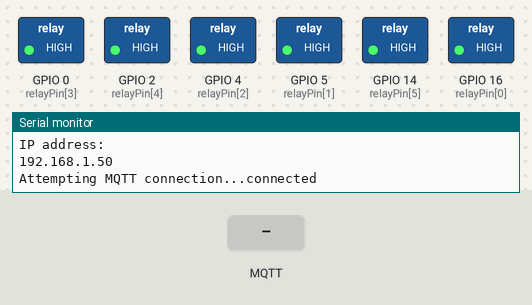
A sketch run on a simulated ESP8266 (NodeMCU). On the bench: switched loads named in the sketch (green lamp = pin HIGH), the last lines printed to the serial monitor. The test bench sets the inputs (shaded band). WiFi joins after 1.5 s; servers stay silent unless stated; random numbers use the default seed unless the sketch sets one; no MQTT or app messages arrive unless stated.

Above: at 2.7 s.
2.8 s: MQTT message "1" arrives on the first subscribed topic
At 4.5 s:
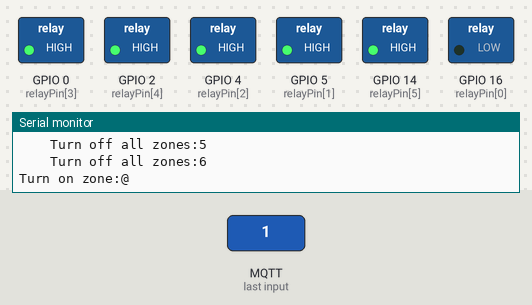
4.8 s: MQTT message "2" arrives on the first subscribed topic
At 6.3 s:
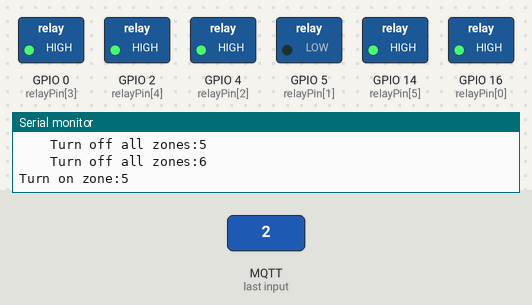
6.8 s: MQTT message "6" arrives on the first subscribed topic
At 7.8 s:
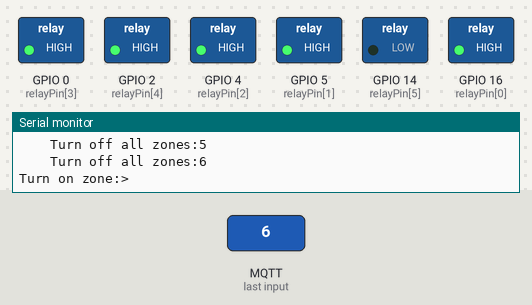
8.8 s: MQTT message "3" arrives on the first subscribed topic
At 10.5 s:
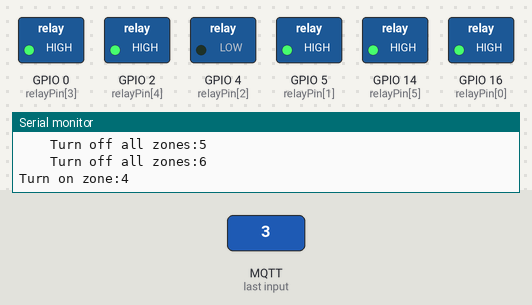
10.8 s: MQTT message "4" arrives on the first subscribed topic
At 12.1 s:
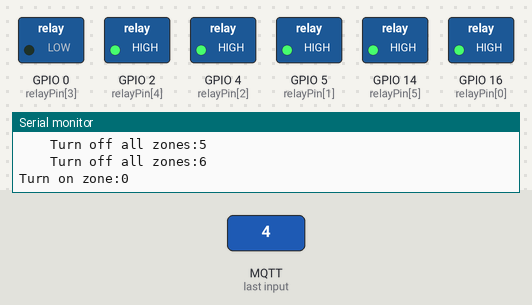
12.8 s: MQTT message "5" arrives on the first subscribed topic
At 13.6 s:
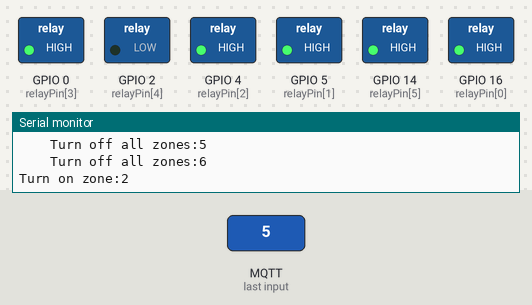
Timing chart, 0 to 15.8 s (numbered marks = the images above; inputs shaded):
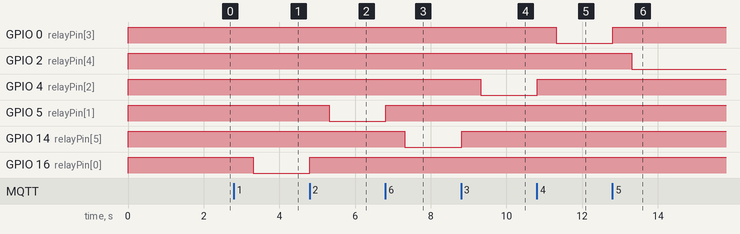

Measured:
- after the input at 2.8 s, GPIO 16 (relayPin[0]): HIGH → LOW after 0.51 s
- after the input at 4.8 s, GPIO 5 (relayPin[1]): HIGH → LOW after 0.52 s; GPIO 16 (relayPin[0]): LOW → HIGH at once
- after the input at 6.8 s, GPIO 5 (relayPin[1]): LOW → HIGH at once; GPIO 14 (relayPin[5]): HIGH → LOW after 0.51 s
- after the input at 8.8 s, GPIO 4 (relayPin[2]): HIGH → LOW after 0.51 s; GPIO 14 (relayPin[5]): LOW → HIGH at once
- after the input at 10.8 s, GPIO 0 (relayPin[3]): HIGH → LOW after 0.51 s; GPIO 4 (relayPin[2]): LOW → HIGH at once
- after the input at 12.8 s, GPIO 0 (relayPin[3]): LOW → HIGH at once; GPIO 2 (relayPin[4]): HIGH → LOW after 0.51 s

The sketch:

irrigation_controller.ino
```cpp
/* ESP8266 + MQTT Irrigation Controller
 * Controls 8 zone relay via external MQTT commands
 * Allows for 2 areas, each with 8 zones.  Defined in const as Frontyard and Backyard
 * Only one zone in either area is allowed to be on at once
 * Author: Ricky Hervey
 */

#include <PubSubClient.h>
#include <ESP8266WiFi.h>
#include <ESP8266mDNS.h>
#include <WiFiUdp.h>
#include <WiFiManager.h>
#include <ArduinoOTA.h>

// Update these with values suitable for your network.

const char* ssid = "{SSID}";
const char* password = "{password}";
const char* mqtt_server = "{IP_ADRESS}"; // server or URL of MQTT broker
const char* mqtt_serverName = "";
const char* mqtt_serverPass = "";
const char* espName = "House Irrigation Controller";

String clientName = "Irrigation-"; // just a name used to talk to MQTT broker
String macName;
char* zoneTopic = "irrigation/zone/active";
char* statusTopic = "irrigation/zone/+/status/";
char message_buff[100];

int relayPin[] ={16, 5, 4, 0, 2, 14};
int zonesAmount = sizeof(relayPin)/sizeof(relayPin[0]);

const char*  publishTopic;
unsigned long statusPublishPeriod = 60000; //ms, set to 1 minute for testing
unsigned long statusLastTransmit = 0;
unsigned long statusLastZoneActivation = 0;

unsigned long maxinterval = 1200000; //(ms) - 30 minutes max sprinkler on time
unsigned long resetPeriod = 86400000; // 1 day - this is the period after which we restart the CPU

WiFiClient wifiClient;
PubSubClient clientMQTT(wifiClient);
long lastMsg = 0;
char msg[50];
int value = 0;

//Setup WiFi Connection
void setup_wifi() {

  WiFiManager wifiManager;
  wifiManager.setTimeout(30);

  if(!wifiManager.autoConnect("AutoConnectAP")) {
    Serial.println("failed to connect and hit timeout");
    delay(3000);
    //reset and try again, or maybe put it to deep sleep
    ESP.reset();
    delay(5000);
  }

  Serial.println("Connected.");
  Serial.println("");
  Serial.println("WiFi connected");
  Serial.println("IP address: ");
  Serial.println(WiFi.localIP());
}
//End of setup Wifi Connection


//Turn Off all zones function
void turnOffAllZones() {
  Serial.println("Turn off all zones -> ");
  for (int i = 0; i < zonesAmount; ++i) {
    Serial.print("    Turn off all zones:");
    Serial.println(i+1);
    pinMode(relayPin[i], OUTPUT);
    digitalWrite(relayPin[i], HIGH);
    statusLastZoneActivation = 0;
    }
}

void turnOnZone(int p) {
  delay(500);
  char charValue = p+'0';
  Serial.printf("Turn on zone:%c", charValue);
  digitalWrite(p, LOW);
}

//Read mqqt topic payload
void callback(char* topic, byte* payload, unsigned int length) {
  Serial.print("Message arrived [");
  Serial.print(topic);
  Serial.print("] ");
  for (int i = 0; i < length; i++) {
    Serial.print((char)payload[i]);
  }
  Serial.println();

  // Switch on the LED if an 1 was received as first character
  if (String(topic) == String(zoneTopic)) {
    if ((char)payload[0] == '1') {
      turnOffAllZones();
      turnOnZone(16);
      statusLastZoneActivation = millis();
    }
    else if((char)payload[0] == '2') {
      turnOffAllZones();
      turnOnZone(5);
      statusLastZoneActivation = millis();
    }
    else if((char)payload[0] == '3') {
      turnOffAllZones();
      turnOnZone(4);
      statusLastZoneActivation = millis();
    }
    else if((char)payload[0] == '4') {
      turnOffAllZones();
      turnOnZone(0);
      statusLastZoneActivation = millis();
    }
    else if((char)payload[0] == '5') {
      turnOffAllZones();
      turnOnZone(2);
      statusLastZoneActivation = millis();
    }
    else if((char)payload[0] == '6') {
      turnOffAllZones();
      turnOnZone(14);
      statusLastZoneActivation = millis();
    }
    else {
      turnOffAllZones();
    }
  }
}

//Reconnect if deisconnected
  void reconnect() {
  // Loop until we're reconnected
  while (!clientMQTT.connected()) {
    Serial.print("Attempting MQTT connection...");
    // Create a random client ID
    clientName += String(random(0xffff), HEX);
    // Attempt to connect
    if (clientMQTT.connect(clientName.c_str())) {
      Serial.println("connected");
      // Once connected, publish an announcement...
      clientMQTT.publish("outTopic", "hello world");
      // ... and resubscribe
      clientMQTT.subscribe(zoneTopic);
    } else {
      Serial.print("failed, rc=");
      Serial.print(clientMQTT.state());
      Serial.println(" try again in 5 seconds");
      // Wait 5 seconds before retrying
      delay(5000);
    }
  }
}

//Setup finction
void setup() {
  pinMode(16, OUTPUT);     // Initialize the BUILTIN_LED pin as an output
  pinMode(5, OUTPUT);
  pinMode(4, OUTPUT);
  pinMode(0, OUTPUT);
  pinMode(2, OUTPUT);
  pinMode(14, OUTPUT);

  turnOffAllZones();

  Serial.begin(115200);
  setup_wifi();
  clientMQTT.setServer(mqtt_server, 1883);
  clientMQTT.setCallback(callback);

  ArduinoOTA.onStart([]() {
    String type;
    if (ArduinoOTA.getCommand() == U_FLASH) {
      type = "sketch";
    } else { // U_SPIFFS
      type = "filesystem";
    }

    // NOTE: if updating SPIFFS this would be the place to unmount SPIFFS using SPIFFS.end()
    Serial.println("Start updating " + type);
  });
  ArduinoOTA.onEnd([]() {
    Serial.println("\nEnd");
  });
  ArduinoOTA.onProgress([](unsigned int progress, unsigned int total) {
    Serial.printf("Progress: %u%%\r", (progress / (total / 100)));
  });
  ArduinoOTA.onError([](ota_error_t error) {
    Serial.printf("Error[%u]: ", error);
    if (error == OTA_AUTH_ERROR) {
      Serial.println("Auth Failed");
    } else if (error == OTA_BEGIN_ERROR) {
      Serial.println("Begin Failed");
    } else if (error == OTA_CONNECT_ERROR) {
      Serial.println("Connect Failed");
    } else if (error == OTA_RECEIVE_ERROR) {
      Serial.println("Receive Failed");
    } else if (error == OTA_END_ERROR) {
      Serial.println("End Failed");
    }
  });
  ArduinoOTA.begin();
}

//Main loop
void loop() {
   ArduinoOTA.handle();
  if (!clientMQTT.connected()) {
    reconnect();
  }
  clientMQTT.loop();

  // reset after a day to avoid memory leaks
  if(millis()>resetPeriod){
    Serial.println("Reastarting after 24hours uptime...");
    ESP.restart();
  }

  //Turn off all zones after max runtime interval exceed
  long runTime = millis() - statusLastZoneActivation;
  if (runTime > maxinterval && statusLastZoneActivation != 0) {
    Serial.println("Runtime limit exceed, turn off all zones");
    //clientMQTT.publish("outTopic", 0);
    turnOffAllZones();
  }

  long now = millis();

  if (now - lastMsg > statusPublishPeriod) {
    lastMsg = now;
    ++value;
    snprintf (msg, 50, "hello world #%ld", value);
    Serial.println("Alive");
    clientMQTT.publish("irrigation/controller/status", "alive");
  }
}
```
